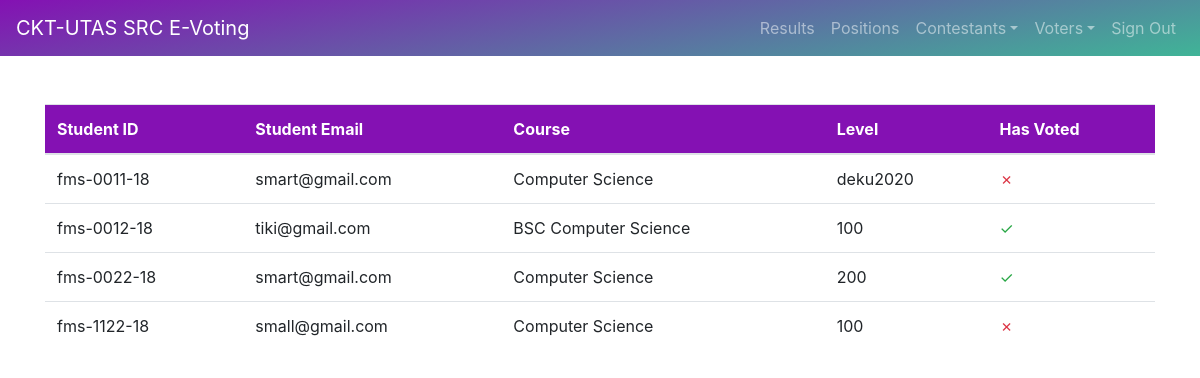
The page /root/voters/ (signed in) on the database its author committed.
### users/models.py (models this page shows, shortened)
class Voter(models.Model):
    user = models.OneToOneField(CustomUser, on_delete=models.CASCADE)
    admin = models.ForeignKey(ElectionAdmin, on_delete=models.CASCADE, null=True, blank=True)
    program = models.CharField(max_length=100)
    level = models.CharField(max_length=100)
    has_voted = models.BooleanField(default=False)
    mail_sent = models.BooleanField(default=False)

class CustomUser(AbstractUser):
    ROLES = [
        (1, "Super Admin"),
        (2, "Election Admin"),
        (3, "Voter"),
    ]
    role = models.PositiveIntegerField(default=1, choices=ROLES)

### users/decorators.py (the view)
    def wrapper(request, *args, **kwargs):
        try:
            if request.user.is_authenticated and request.user.electionadmin:
                if request.user.electionadmin.time_expired:
                    messages.warning(request, "Contact Admin to Renew your access.")
                    logout(request)
                    return redirect("staffs:login")
                return view_func(request, *args, **kwargs)
            else:
                messages.warning(request, "Only Staff Members can Access this page")
                return redirect("staffs:login")
        except Exception as e:
            messages.warning(request, "Only Staff Members can Access this page")
            return redirect("staffs:login")

### users/views.py (called while the page is built)
@login_required(login_url="staffs:login")
@staff_only
def voters(request):
    all_voters = request.user.electionadmin.voter_set.all()
    ctx = {'voters': all_voters}
    return render(request, 'voters/all-voters.html', context=ctx)

### users/templates/voters/all-voters.html (shortened to what this page needs)
{% extends 'app-base-site.html' %}
{% block content %}
    {% include 'voters/includes/navbar.inc.html' %}
    <div class="container">
        <table class="table mt-5">
            <thead class="breezy-bg text-white">
            <tr>
                <th>Student ID</th>
                <th>Student Email</th>
                <th>Course</th>
                <th>Level</th>
                <th>Has Voted</th>
            </tr>
            </thead>
            <tbody>
                {% for voter in voters %}
                    <tr>
                        <td scope="row">{{ voter.user.username }}</td>
                        <td>{{ voter.user.email }}</td>
                        <td>{{ voter.program }}</td>
                        <td>{{ voter.level }}</td>
                        <td>
                            {% if voter.has_voted %}
                                <span class="text-success">&checkmark;</span>
                            {% else %}
                                <span class="text-danger">&cross;</span>
                            {% endif %}
                        </td>
                    </tr>
                {% endfor %}
            </tbody>
        </table>
    </div>
{% endblock %}

### voters/templates/app-base-site.html (shortened to what this page needs)
<!doctype html>
{% load static %}
<html lang="en">
<head>
    <link rel="stylesheet" href="{% static 'css/bootstrap.css' %}">
    <link rel="stylesheet" href="{% static 'css/styles.css' %}">
</head>
<body>
    {% block content %}{% endblock %}
</body>
</html>

### voters/templates/voters/includes/navbar.inc.html (shortened to what this page needs)
<nav class="navbar navbar-expand-md navbar-dark grady-bg">
    <a class="navbar-brand" href="{% if request.user.is_voter %} {% url 'voters:dashboard' %} {% else %} {% url 'staffs:dashboard' %} {% endif %}">
        CKT-UTAS SRC E-Voting
    </a>
    <div class="collapse navbar-collapse" id="collapsibleNavId">
        <ul class="navbar-nav ml-auto mt-2 mt-lg-0">
            <li class="nav-item">
                <a class="nav-link" href="{% url 'voters:general_results' %}">Results</a>
            </li>
            {% if not request.user.is_voter %}
                <li class="nav-item">
                    <a class="nav-link" href="{% url 'staffs:positions' %}">Positions</a>
                </li>
                <li class="nav-item dropdown">
                    <a class="nav-link dropdown-toggle" href="#" id="dropdownId" data-toggle="dropdown" aria-haspopup="true"
                       aria-expanded="false">Contestants</a>
                </li>
                <li class="nav-item dropdown">
                    <a class="nav-link dropdown-toggle" href="#" id="dropdownId" data-toggle="dropdown" aria-haspopup="true"
                       aria-expanded="false">Voters</a>
                </li>
                <li class="nav-item">
                    <a class="nav-link" href="{% url 'staffs:staff_logout' %}">Sign Out</a>
                </li>
            {% else %}
                <li class="nav-item">
                    <a class="nav-link" href="{% url 'voters:voter_logout' %}">Sign Out</a>
                </li>
            {% endif %}
        </ul>
    </div>
</nav>

### voters/static/css/styles.css (style rules this page uses)
.grady-bg { background: linear-gradient(-10deg, #40b497, #8411b3) }
.breezy-bg { background: #8411b3 }

### rows shown on the page
Voter: user.username "fms-0011-18", user.email "smart@gmail.com", program "Computer Science", level "deku2020"
Voter: user.username "fms-0012-18", user.email "tiki@gmail.com", program "BSC Computer Science", level "100"
Voter: user.username "fms-0022-18", user.email "smart@gmail.com", program "Computer Science", level "200"
Voter: user.username "fms-1122-18", user.email "small@gmail.com", program "Computer Science", level "100"
